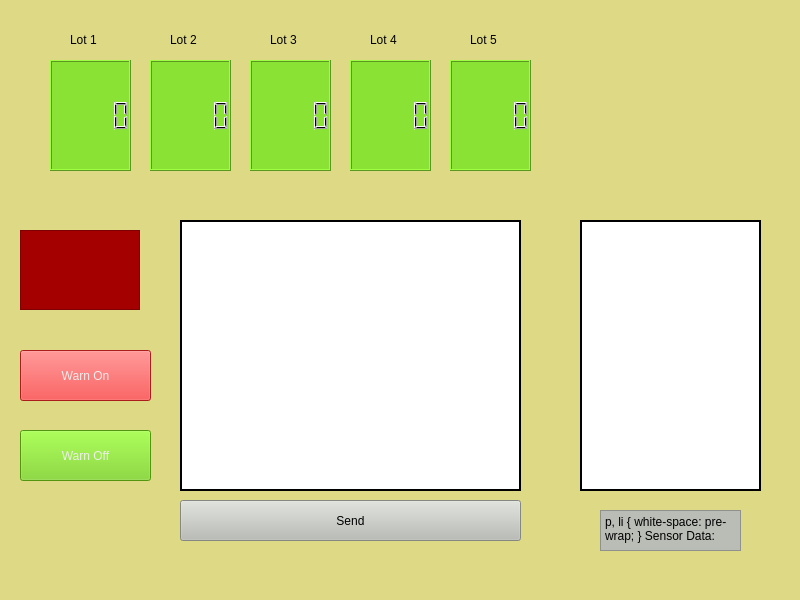
<?xml version="1.0" encoding="UTF-8"?>
<ui version="4.0">
 <class>MainWindow</class>
 <widget class="QMainWindow" name="MainWindow">
  <property name="geometry">
   <rect>
    <x>0</x>
    <y>0</y>
    <width>800</width>
    <height>600</height>
   </rect>
  </property>
  <property name="windowTitle">
   <string>MainWindow</string>
  </property>
  <property name="styleSheet">
   <string notr="true">background-color:rgb(222, 217, 133);</string>
  </property>
  <widget class="QWidget" name="centralwidget">
   <widget class="QPushButton" name="onButton">
    <property name="geometry">
     <rect>
      <x>20</x>
      <y>350</y>
      <width>131</width>
      <height>51</height>
     </rect>
    </property>
    <property name="styleSheet">
     <string notr="true">color:rgb(238, 238, 236);
background-color:rgb(239, 41, 41);</string>
    </property>
    <property name="text">
     <string>Warn On</string>
    </property>
   </widget>
   <widget class="QPushButton" name="offButton">
    <property name="geometry">
     <rect>
      <x>20</x>
      <y>430</y>
      <width>131</width>
      <height>51</height>
     </rect>
    </property>
    <property name="styleSheet">
     <string notr="true">color:rgb(238, 238, 236);
background-color:rgb(115, 210, 22);
</string>
    </property>
    <property name="text">
     <string>Warn Off</string>
    </property>
   </widget>
   <widget class="QLCDNumber" name="spotOne">
    <property name="geometry">
     <rect>
      <x>50</x>
      <y>60</y>
      <width>81</width>
      <height>111</height>
     </rect>
    </property>
    <property name="styleSheet">
     <string notr="true">background-color:rgb(138, 226, 52);
textcolor:rgb(0, 0, 0);</string>
    </property>
   </widget>
   <widget class="QLCDNumber" name="spotTwo">
    <property name="geometry">
     <rect>
      <x>150</x>
      <y>60</y>
      <width>81</width>
      <height>111</height>
     </rect>
    </property>
    <property name="styleSheet">
     <string notr="true">background-color:rgb(138, 226, 52);
textcolor:rgb(0, 0, 0);</string>
    </property>
   </widget>
   <widget class="QLCDNumber" name="spotThree">
    <property name="geometry">
     <rect>
      <x>250</x>
      <y>60</y>
      <width>81</width>
      <height>111</height>
     </rect>
    </property>
    <property name="styleSheet">
     <string notr="true">background-color:rgb(138, 226, 52);
textcolor:rgb(0, 0, 0);</string>
    </property>
   </widget>
   <widget class="QLCDNumber" name="spotFour">
    <property name="geometry">
     <rect>
      <x>350</x>
      <y>60</y>
      <width>81</width>
      <height>111</height>
     </rect>
    </property>
    <property name="styleSheet">
     <string notr="true">background-color:rgb(138, 226, 52);
textcolor:rgb(0, 0, 0);</string>
    </property>
   </widget>
   <widget class="QLCDNumber" name="spotFive">
    <property name="geometry">
     <rect>
      <x>450</x>
      <y>60</y>
      <width>81</width>
      <height>111</height>
     </rect>
    </property>
    <property name="styleSheet">
     <string notr="true">background-color:rgb(138, 226, 52);
textcolor:rgb(0, 0, 0);</string>
    </property>
   </widget>
   <widget class="QFrame" name="warningLight">
    <property name="geometry">
     <rect>
      <x>20</x>
      <y>230</y>
      <width>120</width>
      <height>80</height>
     </rect>
    </property>
    <property name="styleSheet">
     <string notr="true">background-color: rgb(164, 0, 0);</string>
    </property>
    <property name="frameShape">
     <enum>QFrame::StyledPanel</enum>
    </property>
    <property name="frameShadow">
     <enum>QFrame::Raised</enum>
    </property>
   </widget>
   <widget class="QTextEdit" name="PAText">
    <property name="geometry">
     <rect>
      <x>180</x>
      <y>220</y>
      <width>341</width>
      <height>271</height>
     </rect>
    </property>
    <property name="styleSheet">
     <string notr="true">background-color:rgb(255, 255, 255);
border: 2px solid black;</string>
    </property>
   </widget>
   <widget class="QPushButton" name="sendButton">
    <property name="geometry">
     <rect>
      <x>180</x>
      <y>500</y>
      <width>341</width>
      <height>41</height>
     </rect>
    </property>
    <property name="styleSheet">
     <string notr="true">background-color:rgb(186, 189, 182);</string>
    </property>
    <property name="text">
     <string>Send</string>
    </property>
   </widget>
   <widget class="QTextEdit" name="sensorText">
    <property name="geometry">
     <rect>
      <x>580</x>
      <y>220</y>
      <width>181</width>
      <height>271</height>
     </rect>
    </property>
    <property name="styleSheet">
     <string notr="true">background-color:rgb(255, 255, 255);
border: 2px solid black;</string>
    </property>
   </widget>
   <widget class="QTextEdit" name="titleText">
    <property name="geometry">
     <rect>
      <x>600</x>
      <y>510</y>
      <width>141</width>
      <height>41</height>
     </rect>
    </property>
    <property name="styleSheet">
     <string notr="true">background-color:rgb(186, 189, 182);
color:rgb(0, 0, 0)</string>
    </property>
    <property name="html">
     <string>&lt;!DOCTYPE HTML PUBLIC &quot;-//W3C//DTD HTML 4.0//EN&quot; &quot;http://www.w3.org/TR/REC-html40/strict.dtd&quot;&gt;
&lt;html&gt;&lt;head&gt;&lt;meta name=&quot;qrichtext&quot; content=&quot;1&quot; /&gt;&lt;style type=&quot;text/css&quot;&gt;
p, li { white-space: pre-wrap; }
&lt;/style&gt;&lt;/head&gt;&lt;body style=&quot; font-family:'Cantarell'; font-size:11pt; font-weight:400; font-style:normal;&quot;&gt;
&lt;p align=&quot;center&quot; style=&quot; margin-top:0px; margin-bottom:0px; margin-left:0px; margin-right:0px; -qt-block-indent:0; text-indent:0px;&quot;&gt;&lt;span style=&quot; font-size:22pt; vertical-align:super;&quot;&gt;Sensor Data:&lt;/span&gt;&lt;/p&gt;&lt;/body&gt;&lt;/html&gt;</string>
    </property>
   </widget>
   <widget class="QLabel" name="label">
    <property name="geometry">
     <rect>
      <x>70</x>
      <y>30</y>
      <width>63</width>
      <height>20</height>
     </rect>
    </property>
    <property name="text">
     <string>Lot 1</string>
    </property>
   </widget>
   <widget class="QLabel" name="label_2">
    <property name="geometry">
     <rect>
      <x>170</x>
      <y>30</y>
      <width>63</width>
      <height>20</height>
     </rect>
    </property>
    <property name="text">
     <string>Lot 2</string>
    </property>
   </widget>
   <widget class="QLabel" name="label_3">
    <property name="geometry">
     <rect>
      <x>270</x>
      <y>30</y>
      <width>63</width>
      <height>20</height>
     </rect>
    </property>
    <property name="text">
     <string>Lot 3</string>
    </property>
   </widget>
   <widget class="QLabel" name="label_4">
    <property name="geometry">
     <rect>
      <x>370</x>
      <y>30</y>
      <width>63</width>
      <height>20</height>
     </rect>
    </property>
    <property name="text">
     <string>Lot 4</string>
    </property>
   </widget>
   <widget class="QLabel" name="label_5">
    <property name="geometry">
     <rect>
      <x>470</x>
      <y>30</y>
      <width>63</width>
      <height>20</height>
     </rect>
    </property>
    <property name="text">
     <string>Lot 5</string>
    </property>
   </widget>
  </widget>
 </widget>
 <resources/>
 <connections/>
</ui>
